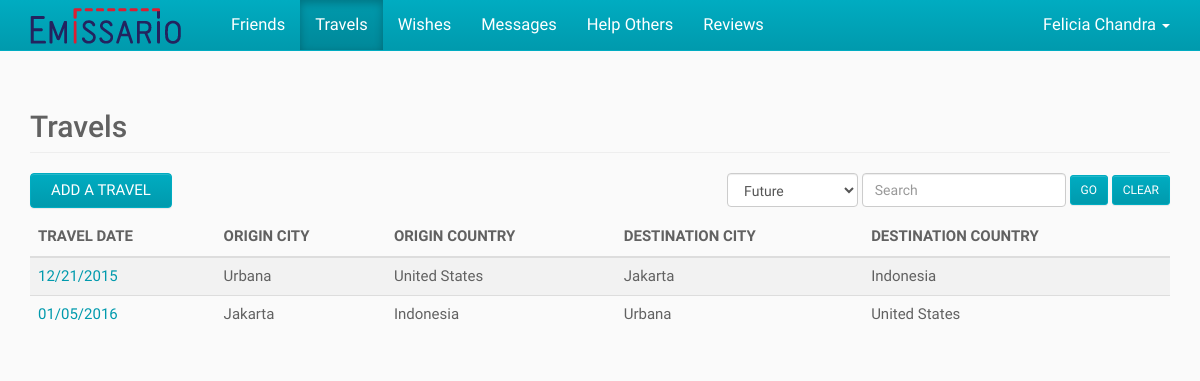
The page /index.php/travels (signed in) on the database its author committed.
### tables this page shows
CREATE TABLE IF NOT EXISTS User (
	ID BIGINT NOT NULL AUTO_INCREMENT,
    First_Name VARCHAR(100) NOT NULL,
    Last_Name VARCHAR(100) NULL,
    Email VARCHAR(100) NOT NULL UNIQUE,
    `Password` CHAR(255) NOT NULL,
    City VARCHAR(100) NULL,
    State VARCHAR(100) NULL,
    Country VARCHAR(2) NULL,
    Phone VARCHAR(100) NULL,
    Created_On DATETIME NULL,
    Modified_On DATETIME NULL,
    PRIMARY KEY (ID)
);

CREATE TABLE IF NOT EXISTS Travel (
	ID BIGINT NOT NULL AUTO_INCREMENT,
    User_ID BIGINT NOT NULL,
    Origin_City VARCHAR(100) NULL,
    Origin_Country VARCHAR(2) NULL,
    Destination_City VARCHAR(100) NULL,
    Destination_Country VARCHAR(2) NULL,
    Travel_Date DATE NULL,
    Created_On DATETIME NULL,
    Modified_On DATETIME NULL,
    PRIMARY KEY (ID),
    FOREIGN KEY (User_ID) REFERENCES User (ID)
);

CREATE TABLE IF NOT EXISTS Country (
	Country_Code VARCHAR(2) NOT NULL,
    Country_Name VARCHAR(100) NOT NULL,
    Created_On DATETIME NULL,
    Modified_On DATETIME NULL,
    PRIMARY KEY (Country_Code)
);

### application/controllers/travels.php (called while the page is built, shortened)
<?php
class Travels
{
	public function index()
	{
		$userID = $GLOBALS["beans"]->siteHelper->getSession("userID");
		$travelDateType = "future";
		$search = "";
		$travels = $GLOBALS["beans"]->travelService->getTravels($userID, $travelDateType, $search);
		require APP . 'views/_templates/header.php';
		require APP . 'views/travels/index.php';
		require APP . 'views/_templates/footer.php';
	}
}

### index.php (called while the page is built, shortened)
<?php
require APP . '/core/application.php';
$app = new Application();

### application/core/service.php (called while the page is built)
<?php
class Service
{
	function __construct($model)
	{
		$this->model = $model;
	}
}

### application/core/model.php (called while the page is built)
<?php
class Model
{
	function __construct($db)
	{
		$this->db = $db;
	}
}

### application/models/userModel.php (called while the page is built, shortened)
<?php
class UserModel extends Model
{
	public function getUser($userID)
	{
		$sql = "SELECT User.*, Country.Country_Name, State.State_Name
				FROM User
				LEFT JOIN Country ON Country.Country_Code = User.Country
				LEFT JOIN State ON State.State_Code = User.State
				WHERE User.ID = :user_id";
		$parameters = array(":user_id" => $userID);
		return $GLOBALS["beans"]->queryHelper->getSingleRowObject($this->db, $sql, $parameters);
	}
}

### application/helpers/queryHelper.php (called while the page is built, shortened)
<?php
class QueryHelper
{
	public function getSingleRowObject($db, $sql, $parameters) {
		$query = $db->prepare($sql);
		$query->execute($parameters);
		$result = $query->fetch();
		return $result;
	}
}

### application/services/userService.php (called while the page is built, shortened)
<?php
class UserService extends Service
{
	public function getUser($userID)
	{
		return $this->model->getUser($userID);
	}
}

### application/models/travelModel.php (called while the page is built, shortened)
<?php
class TravelModel extends Model
{
	public function getTravels($userID, $travelDateType = "", $search = "")
	{
		$sql = "SELECT Travel.*,
					DATE_FORMAT(Travel.Travel_Date, '%m/%d/%Y') AS Formatted_Travel_Date,
					Orig_Country.Country_Name AS Origin_Country_Name,
					Dest_Country.Country_Name AS Destination_Country_Name
				FROM Travel
				LEFT JOIN Country Orig_Country ON Orig_Country.Country_Code = Travel.Origin_Country
				LEFT JOIN Country Dest_Country ON Dest_Country.Country_Code = Travel.Destination_Country
				WHERE Travel.User_ID = :user_id";
		if (strcasecmp($travelDateType, "future") == 0)
		{
			$sql .= " AND Travel.Travel_Date > DATE(NOW())";
		}
		else if (strcasecmp($travelDateType, "past") == 0)
		{
			$sql .= " AND Travel.Travel_Date <= DATE(NOW())";
		}
		$sql .= " ORDER BY Travel.Travel_Date";
		$parameters = array(":user_id" => $userID);
		$query = $this->db->prepare($sql);
		$query->execute($parameters);
		return $query->fetchAll();
	}
}

### application/services/travelService.php (called while the page is built, shortened)
<?php
class TravelService extends Service
{
	public function getTravels($userID, $travelDateType = "", $search = "")
	{
		return $this->model->getTravels($userID, $travelDateType, $search);
	}
}

### application/views/travels/index.php (the view, shortened to what this page needs)
<div class="container">
	<h2 class="page-header">Travels</h2>
	<div class="clearfix table-action">
		<button type="button" id="add" class="btn btn-default pull-left">Add a Travel</button>
		<form method="post" class="form-inline table-filter pull-right">
			<div class="form-group">
				<select id="travelDateType" name="travelDateType" class="form-control">
					<option value="future" <?php if (strcasecmp("future", $travelDateType) == 0) { ?>selected<?php } ?>>Future</option>
				</select>
			</div>
			<div class="form-group">
				<input type="text" id="search" name="search" value="<?php echo $search; ?>" class="form-control" placeholder="Search" />
			</div>
			<button type="submit" class="btn btn-default btn-sm">Go</button>
			<button type="button" id="clear" class="btn btn-default btn-sm">Clear</button>
		</form>
	</div>
	<div class="table-responsive">
		<table class="table table-striped">
			<thead>
				<tr>
					<th>Travel Date</th>
					<th>Origin City</th>
					<th>Origin Country</th>
					<th>Destination City</th>
					<th>Destination Country</th>
				</tr>
			</thead>
			<tbody>
				<?php foreach ($travels as $travel) { ?>
					<tr>
						<td>
							<a href="<?php echo URL_WITH_INDEX_FILE . "travels/view/" . $travel->ID; ?>">
								<?php echo $travel->Formatted_Travel_Date ?>
							</a>
						</td>
						<td><?php echo $travel->Origin_City ?></td>
						<td><?php echo $travel->Origin_Country_Name ?></td>
						<td><?php echo $travel->Destination_City ?></td>
						<td><?php echo $travel->Destination_Country_Name ?></td>
					</tr>
				<?php } ?>
			</tbody>
		</table>
	</div>
</div>

### application/core/application.php (shortened to what this page needs)
<?php
class Application
{
	private $url_controller = null;
	private $url_action = null;
	private $url_params = array();
    public function __construct()
    {
        if (!$this->url_controller) {
            require APP . 'controllers/home.php';
            $page = new Home();
            $page->index();
        } elseif (file_exists(APP . 'controllers/' . $this->url_controller . '.php')) {
            $this->url_controller = new $this->url_controller();
            if (method_exists($this->url_controller, $this->url_action)) {
                if(!empty($this->url_params)) {
                    call_user_func_array(array($this->url_controller, $this->url_action), $this->url_params);
                } else {
                    $this->url_controller->{$this->url_action}();
                }
            } else {
                if(strlen($this->url_action) == 0) {
                    $this->url_controller->index();
                }
                else {
                    require APP . 'controllers/error.php';
                    $page = new Error();
                    $page->index();
                }
            }
        } else {
            require APP . 'controllers/error.php';
            $page = new Error();
            $page->index();
        }
    }
    private function getUrlWithoutModRewrite()
    {
        $url = explode('/', $_SERVER['REQUEST_URI']);
        $url = array_diff($url, array('', 'index.php'));
        $url = array_values($url);
        $this->url_controller = isset($url[0]) ? $url[0] : null;
        $this->url_action = isset($url[1]) ? $url[1] : null;
        unset($url[0], $url[1]);
        $this->url_params = array_values($url);
    }
	private function loadHelpers()
	{
		require APP . '/helpers/queryHelper.php';
		require APP . '/helpers/siteHelper.php';
	}
	private function loadServices()
	{
		require APP . '/core/model.php';
		require APP . '/models/travelModel.php';
		require APP . '/models/userModel.php';
		require APP . '/core/service.php';
		require APP . '/services/travelService.php';
		require APP . '/services/userService.php';
	}
}

### application/views/_templates/header.php (shortened to what this page needs)
<?php
$activeView = "";
if (array_key_exists("PATH_INFO", $_SERVER)) {
	$pathInfoArray = explode("/", $_SERVER["PATH_INFO"]);
	$activeView = $pathInfoArray[1];
}
if (!isset($user)) {
	$user = $GLOBALS["beans"]->userService->getUser($userID);
}
?><!DOCTYPE html>
<html lang="en">
<head>
	<link href="<?php echo URL; ?>public/css/bootstrap.css" rel="stylesheet">
	<link href="<?php echo URL; ?>public/css/bootstrap-theme.css" rel="stylesheet">
	<link href="<?php echo URL; ?>public/css/bootstrap-datepicker3.css" rel="stylesheet">
</head>
<body>
	<nav class="navbar navbar-inverse navbar-fixed-top">
		<div class="container">
			<div class="navbar-header">
				<a class="navbar-brand" href="<?php echo URL_WITH_INDEX_FILE; ?>">
					<img alt="Emissario" src="<?php echo URL; ?>public/img/logo.png" />
				</a>
			</div>
			<?php if (is_numeric($userID)) { ?>
				<div id="navbar" class="navbar-collapse collapse">
					<ul class="nav navbar-nav navbar-left">
						<?php echo $GLOBALS["beans"]->siteHelper->getNavigationHTML($activeView); ?>
					</ul>
					<ul class="nav navbar-nav navbar-right">
						<li class="dropdown">
							<a class="dropdown-toggle" href="#!" aria-expanded="false" aria-haspopup="true" role="button" data-toggle="dropdown">
								<?php echo $user->First_Name . " " . $user->Last_Name ?>
								<span class="caret"></span>
							</a>
						</li>
					</ul>
				</div>
			<?php } ?>
		</div>
	</nav>

### application/helpers/siteHelper.php (shortened to what this page needs)
<?php
class SiteHelper
{
	public function getNavigationHTML($activeView)
	{
		$html = "";
		$views = array(
				"friends" => "Friends",
				"travels" => "Travels",
				"wishes" => "Wishes",
				"messages" => "Messages",
				"helps" => "Help Others",
				"reviews" => "Reviews"
			);
		foreach ($views as $view => $viewTitle)
		{
			$html .= '<li ';
			if (strcasecmp($activeView,$view) == 0)
			{
				$html .= 'class="active"';
			}
			$html .= '>
					<a href="' . URL_WITH_INDEX_FILE . $view . '">' . $viewTitle . '</a>
				</li>';
		}
		return $html;
	}
	public function getSession($variableName)
	{
		$value = "";
		if (array_key_exists($variableName, $_SESSION))
		{
			$value = $_SESSION[$variableName];
		}
		return $value;
	}
}

### application/views/_templates/footer.php (shortened to what this page needs)
</body>
</html>

### rows shown on the page
user: First_Name "Felicia", Last_Name "Chandra"
travel: Formatted_Travel_Date "12/21/2015", Origin_City "Urbana", country.Country_Name "United States", Destination_City "Jakarta", country.Country_Name "Indonesia"
travel: Formatted_Travel_Date "01/05/2016", Origin_City "Jakarta", country.Country_Name "Indonesia", Destination_City "Urbana", country.Country_Name "United States"

### other values the page prints
$viewTitle "Friends"
$viewTitle "Travels"
$viewTitle "Wishes"
$viewTitle "Messages"
$viewTitle "Help Others"
$viewTitle "Reviews"
